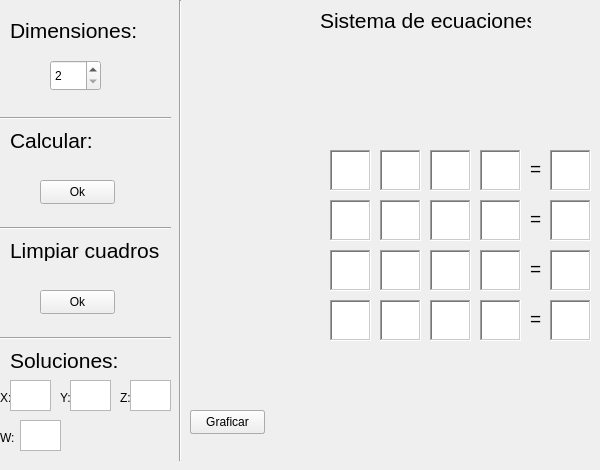
      <widget class="QWidget" name="tab_4">
       <attribute name="icon">
        <iconset>
         <selectedon>tab2.png</selectedon>
        </iconset>
       </attribute>
       <attribute name="title">
        <string>Sistema de ecuaciones</string>
       </attribute>
       <widget class="Line" name="line_17">
        <property name="geometry">
         <rect>
          <x>170</x>
          <y>0</y>
          <width>20</width>
          <height>461</height>
         </rect>
        </property>
        <property name="orientation">
         <enum>Qt::Vertical</enum>
        </property>
       </widget>
       <widget class="QLabel" name="label_37">
        <property name="geometry">
         <rect>
          <x>10</x>
          <y>20</y>
          <width>131</width>
          <height>21</height>
         </rect>
        </property>
        <property name="font">
         <font>
          <pointsize>16</pointsize>
         </font>
        </property>
        <property name="text">
         <string>Dimensiones:</string>
        </property>
       </widget>
       <widget class="QSpinBox" name="spinBox2">
        <property name="geometry">
         <rect>
          <x>50</x>
          <y>60</y>
          <width>51</width>
          <height>31</height>
         </rect>
        </property>
        <property name="suffix">
         <string/>
        </property>
        <property name="prefix">
         <string/>
        </property>
        <property name="minimum">
         <number>2</number>
        </property>
        <property name="maximum">
         <number>4</number>
        </property>
        <property name="singleStep">
         <number>1</number>
        </property>
        <property name="stepType">
         <enum>QAbstractSpinBox::DefaultStepType</enum>
        </property>
        <property name="value">
         <number>2</number>
        </property>
        <property name="displayIntegerBase">
         <number>10</number>
        </property>
       </widget>
       <widget class="Line" name="line_18">
        <property name="geometry">
         <rect>
          <x>0</x>
          <y>110</y>
          <width>171</width>
          <height>16</height>
         </rect>
        </property>
        <property name="orientation">
         <enum>Qt::Horizontal</enum>
        </property>
       </widget>
       <widget class="QLabel" name="label_38">
        <property name="geometry">
         <rect>
          <x>10</x>
          <y>130</y>
          <width>91</width>
          <height>21</height>
         </rect>
        </property>
        <property name="font">
         <font>
          <pointsize>16</pointsize>
         </font>
        </property>
        <property name="text">
         <string>Calcular:</string>
        </property>
       </widget>
       <widget class="QPushButton" name="calcular2">
        <property name="geometry">
         <rect>
          <x>40</x>
          <y>180</y>
          <width>75</width>
          <height>24</height>
         </rect>
        </property>
        <property name="text">
         <string>Ok</string>
        </property>
       </widget>
       <widget class="Line" name="line_19">
        <property name="geometry">
         <rect>
          <x>-10</x>
          <y>220</y>
          <width>181</width>
          <height>16</height>
         </rect>
        </property>
        <property name="orientation">
         <enum>Qt::Horizontal</enum>
        </property>
       </widget>
       <widget class="QLabel" name="label_39">
        <property name="geometry">
         <rect>
          <x>10</x>
          <y>240</y>
          <width>151</width>
          <height>21</height>
         </rect>
        </property>
        <property name="font">
         <font>
          <pointsize>16</pointsize>
         </font>
        </property>
        <property name="text">
         <string>Limpiar cuadros:</string>
        </property>
       </widget>
       <widget class="QPushButton" name="limpiar2">
        <property name="geometry">
         <rect>
          <x>40</x>
          <y>290</y>
          <width>75</width>
          <height>24</height>
         </rect>
        </property>
        <property name="text">
         <string>Ok</string>
        </property>
       </widget>
       <widget class="QLabel" name="label_40">
        <property name="geometry">
         <rect>
          <x>10</x>
          <y>350</y>
          <width>151</width>
          <height>21</height>
         </rect>
        </property>
        <property name="font">
         <font>
          <pointsize>16</pointsize>
         </font>
        </property>
        <property name="text">
         <string>Soluciones:</string>
        </property>
       </widget>
       <widget class="Line" name="line_20">
        <property name="geometry">
         <rect>
          <x>-10</x>
          <y>330</y>
          <width>181</width>
          <height>16</height>
         </rect>
        </property>
        <property name="orientation">
         <enum>Qt::Horizontal</enum>
        </property>
       </widget>
       <widget class="QLabel" name="labelx">
        <property name="geometry">
         <rect>
          <x>0</x>
          <y>390</y>
          <width>16</width>
          <height>16</height>
         </rect>
        </property>
        <property name="text">
         <string>X:</string>
        </property>
       </widget>
       <widget class="QTextEdit" name="x">
        <property name="geometry">
         <rect>
          <x>10</x>
          <y>380</y>
          <width>41</width>
          <height>31</height>
         </rect>
        </property>
       </widget>
       <widget class="QLabel" name="labely">
        <property name="geometry">
         <rect>
          <x>60</x>
          <y>390</y>
          <width>16</width>
          <height>16</height>
         </rect>
        </property>
        <property name="text">
         <string>Y:</string>
        </property>
       </widget>
       <widget class="QTextEdit" name="y">
        <property name="geometry">
         <rect>
          <x>70</x>
          <y>380</y>
          <width>41</width>
          <height>31</height>
         </rect>
        </property>
       </widget>
       <widget class="QLabel" name="labelz">
        <property name="geometry">
         <rect>
          <x>120</x>
          <y>390</y>
          <width>16</width>
          <height>16</height>
         </rect>
        </property>
        <property name="text">
         <string>Z:</string>
        </property>
       </widget>
       <widget class="QTextEdit" name="z">
        <property name="geometry">
         <rect>
          <x>130</x>
          <y>380</y>
          <width>41</width>
          <height>31</height>
         </rect>
        </property>
       </widget>
       <widget class="QLabel" name="labelw">
        <property name="geometry">
         <rect>
          <x>0</x>
          <y>430</y>
          <width>16</width>
          <height>16</height>
         </rect>
        </property>
        <property name="text">
         <string>W:</string>
        </property>
       </widget>
       <widget class="QTextEdit" name="w">
        <property name="geometry">
         <rect>
          <x>20</x>
          <y>420</y>
          <width>41</width>
          <height>31</height>
         </rect>
        </property>
       </widget>
       <widget class="QTextEdit" name="a11__2">
        <property name="geometry">
         <rect>
          <x>330</x>
          <y>150</y>
          <width>41</width>
          <height>41</height>
         </rect>
        </property>
        <property name="sizePolicy">
         <sizepolicy hsizetype="Expanding" vsizetype="Expanding">
          <horstretch>0</horstretch>
          <verstretch>0</verstretch>
         </sizepolicy>
        </property>
        <property name="font">
         <font>
          <pointsize>14</pointsize>
         </font>
        </property>
        <property name="frameShape">
         <enum>QFrame::WinPanel</enum>
        </property>
        <property name="frameShadow">
         <enum>QFrame::Sunken</enum>
        </property>
        <property name="readOnly">
         <bool>false</bool>
        </property>
       </widget>
       <widget class="QTextEdit" name="a21__2">
        <property name="geometry">
         <rect>
          <x>380</x>
          <y>150</y>
          <width>41</width>
          <height>41</height>
         </rect>
        </property>
        <property name="sizePolicy">
         <sizepolicy hsizetype="Expanding" vsizetype="Expanding">
          <horstretch>0</horstretch>
          <verstretch>0</verstretch>
         </sizepolicy>
        </property>
        <property name="font">
         <font>
          <pointsize>14</pointsize>
         </font>
        </property>
        <property name="frameShape">
         <enum>QFrame::WinPanel</enum>
        </property>
        <property name="frameShadow">
         <enum>QFrame::Sunken</enum>
        </property>
        <property name="readOnly">
         <bool>false</bool>
        </property>
       </widget>
       <widget class="QTextEdit" name="a12__2">
        <property name="geometry">
         <rect>
          <x>330</x>
          <y>200</y>
          <width>41</width>
          <height>41</height>
         </rect>
        </property>
        <property name="sizePolicy">
         <sizepolicy hsizetype="Expanding" vsizetype="Expanding">
          <horstretch>0</horstretch>
          <verstretch>0</verstretch>
         </sizepolicy>
        </property>
        <property name="font">
         <font>
          <pointsize>14</pointsize>
         </font>
        </property>
        <property name="frameShape">
         <enum>QFrame::WinPanel</enum>
        </property>
        <property name="frameShadow">
         <enum>QFrame::Sunken</enum>
        </property>
        <property name="readOnly">
         <bool>false</bool>
        </property>
       </widget>
       <widget class="QTextEdit" name="a22__2">
        <property name="geometry">
         <rect>
          <x>380</x>
          <y>200</y>
          <width>41</width>
          <height>41</height>
         </rect>
        </property>
        <property name="sizePolicy">
         <sizepolicy hsizetype="Expanding" vsizetype="Expanding">
          <horstretch>0</horstretch>
          <verstretch>0</verstretch>
         </sizepolicy>
        </property>
        <property name="font">
         <font>
          <pointsize>14</pointsize>
         </font>
        </property>
        <property name="frameShape">
         <enum>QFrame::WinPanel</enum>
        </property>
        <property name="frameShadow">
         <enum>QFrame::Sunken</enum>
        </property>
        <property name="readOnly">
         <bool>false</bool>
        </property>
       </widget>
       <widget class="QLabel" name="labelig2">
        <property name="geometry">
         <rect>
          <x>530</x>
          <y>210</y>
          <width>16</width>
          <height>16</height>
         </rect>
        </property>
        <property name="font">
         <font>
          <pointsize>14</pointsize>
         </font>
        </property>
        <property name="text">
         <string>=</string>
        </property>
       </widget>
       <widget class="QLabel" name="labelig1">
        <property name="geometry">
         <rect>
          <x>530</x>
          <y>160</y>
          <width>16</width>
          <height>16</height>
         </rect>
        </property>
        <property name="font">
         <font>
          <pointsize>14</pointsize>
         </font>
        </property>
        <property name="text">
         <string>=</string>
        </property>
       </widget>
       <widget class="QTextEdit" name="a31__2">
        <property name="geometry">
         <rect>
          <x>430</x>
          <y>150</y>
          <width>41</width>
          <height>41</height>
         </rect>
        </property>
        <property name="sizePolicy">
         <sizepolicy hsizetype="Expanding" vsizetype="Expanding">
          <horstretch>0</horstretch>
          <verstretch>0</verstretch>
         </sizepolicy>
        </property>
        <property name="font">
         <font>
          <pointsize>14</pointsize>
         </font>
        </property>
        <property name="frameShape">
         <enum>QFrame::WinPanel</enum>
        </property>
        <property name="frameShadow">
         <enum>QFrame::Sunken</enum>
        </property>
        <property name="readOnly">
         <bool>false</bool>
        </property>
       </widget>
       <widget class="QTextEdit" name="a32__2">
        <property name="geometry">
         <rect>
          <x>430</x>
          <y>200</y>
          <width>41</width>
          <height>41</height>
         </rect>
        </property>
        <property name="sizePolicy">
         <sizepolicy hsizetype="Expanding" vsizetype="Expanding">
          <horstretch>0</horstretch>
          <verstretch>0</verstretch>
         </sizepolicy>
        </property>
        <property name="font">
         <font>
          <pointsize>14</pointsize>
         </font>
        </property>
        <property name="frameShape">
         <enum>QFrame::WinPanel</enum>
        </property>
        <property name="frameShadow">
         <enum>QFrame::Sunken</enum>
        </property>
        <property name="readOnly">
         <bool>false</bool>
        </property>
       </widget>
       <widget class="QTextEdit" name="a41__2">
        <property name="geometry">
         <rect>
          <x>480</x>
          <y>150</y>
          <width>41</width>
          <height>41</height>
         </rect>
        </property>
        <property name="sizePolicy">
         <sizepolicy hsizetype="Expanding" vsizetype="Expanding">
          <horstretch>0</horstretch>
          <verstretch>0</verstretch>
         </sizepolicy>
        </property>
        <property name="font">
         <font>
          <pointsize>14</pointsize>
         </font>
        </property>
        <property name="frameShape">
         <enum>QFrame::WinPanel</enum>
        </property>
        <property name="frameShadow">
         <enum>QFrame::Sunken</enum>
        </property>
        <property name="readOnly">
         <bool>false</bool>
        </property>
       </widget>
       <widget class="QTextEdit" name="a42__2">
        <property name="geometry">
         <rect>
          <x>480</x>
          <y>200</y>
          <width>41</width>
          <height>41</height>
         </rect>
        </property>
        <property name="sizePolicy">
         <sizepolicy hsizetype="Expanding" vsizetype="Expanding">
          <horstretch>0</horstretch>
          <verstretch>0</verstretch>
         </sizepolicy>
        </property>
        <property name="font">
         <font>
          <pointsize>14</pointsize>
         </font>
        </property>
        <property name="frameShape">
         <enum>QFrame::WinPanel</enum>
        </property>
        <property name="frameShadow">
         <enum>QFrame::Sunken</enum>
        </property>
        <property name="readOnly">
         <bool>false</bool>
        </property>
       </widget>
       <widget class="QTextEdit" name="a23__2">
        <property name="geometry">
         <rect>
          <x>380</x>
          <y>250</y>
          <width>41</width>
          <height>41</height>
         </rect>
        </property>
        <property name="sizePolicy">
         <sizepolicy hsizetype="Expanding" vsizetype="Expanding">
          <horstretch>0</horstretch>
          <verstretch>0</verstretch>
         </sizepolicy>
        </property>
        <property name="font">
         <font>
          <pointsize>14</pointsize>
         </font>
        </property>
        <property name="frameShape">
         <enum>QFrame::WinPanel</enum>
        </property>
        <property name="frameShadow">
         <enum>QFrame::Sunken</enum>
        </property>
        <property name="readOnly">
         <bool>false</bool>
        </property>
       </widget>
       <widget class="QTextEdit" name="a33__2">
        <property name="geometry">
         <rect>
          <x>430</x>
          <y>250</y>
          <width>41</width>
          <height>41</height>
         </rect>
        </property>
        <property name="sizePolicy">
         <sizepolicy hsizetype="Expanding" vsizetype="Expanding">
          <horstretch>0</horstretch>
          <verstretch>0</verstretch>
         </sizepolicy>
        </property>
        <property name="font">
         <font>
          <pointsize>14</pointsize>
         </font>
        </property>
        <property name="frameShape">
         <enum>QFrame::WinPanel</enum>
        </property>
        <property name="frameShadow">
         <enum>QFrame::Sunken</enum>
        </property>
        <property name="readOnly">
         <bool>false</bool>
        </property>
       </widget>
       <widget class="QTextEdit" name="a43__2">
        <property name="geometry">
         <rect>
          <x>480</x>
          <y>250</y>
          <width>41</width>
          <height>41</height>
         </rect>
        </property>
        <property name="sizePolicy">
         <sizepolicy hsizetype="Expanding" vsizetype="Expanding">
          <horstretch>0</horstretch>
          <verstretch>0</verstretch>
         </sizepolicy>
        </property>
        <property name="font">
         <font>
          <pointsize>14</pointsize>
         </font>
        </property>
        <property name="frameShape">
         <enum>QFrame::WinPanel</enum>
        </property>
        <property name="frameShadow">
         <enum>QFrame::Sunken</enum>
        </property>
        <property name="readOnly">
         <bool>false</bool>
        </property>
       </widget>
       <widget class="QTextEdit" name="a13__2">
        <property name="geometry">
         <rect>
          <x>330</x>
          <y>250</y>
          <width>41</width>
          <height>41</height>
         </rect>
        </property>
        <property name="sizePolicy">
         <sizepolicy hsizetype="Expanding" vsizetype="Expanding">
          <horstretch>0</horstretch>
          <verstretch>0</verstretch>
         </sizepolicy>
        </property>
        <property name="font">
         <font>
          <pointsize>14</pointsize>
         </font>
        </property>
        <property name="frameShape">
         <enum>QFrame::WinPanel</enum>
        </property>
        <property name="frameShadow">
         <enum>QFrame::Sunken</enum>
        </property>
        <property name="readOnly">
         <bool>false</bool>
        </property>
       </widget>
       <widget class="QTextEdit" name="a44__2">
        <property name="geometry">
         <rect>
          <x>480</x>
          <y>300</y>
          <width>41</width>
          <height>41</height>
         </rect>
        </property>
        <property name="sizePolicy">
         <sizepolicy hsizetype="Expanding" vsizetype="Expanding">
          <horstretch>0</horstretch>
          <verstretch>0</verstretch>
         </sizepolicy>
        </property>
        <property name="font">
         <font>
          <pointsize>14</pointsize>
         </font>
        </property>
        <property name="frameShape">
         <enum>QFrame::WinPanel</enum>
        </property>
        <property name="frameShadow">
         <enum>QFrame::Sunken</enum>
        </property>
        <property name="readOnly">
         <bool>false</bool>
        </property>
       </widget>
       <widget class="QTextEdit" name="a14__2">
        <property name="geometry">
         <rect>
          <x>330</x>
          <y>300</y>
          <width>41</width>
          <height>41</height>
         </rect>
        </property>
        <property name="sizePolicy">
         <sizepolicy hsizetype="Expanding" vsizetype="Expanding">
          <horstretch>0</horstretch>
          <verstretch>0</verstretch>
         </sizepolicy>
        </property>
        <property name="font">
         <font>
          <pointsize>14</pointsize>
         </font>
        </property>
        <property name="frameShape">
         <enum>QFrame::WinPanel</enum>
        </property>
        <property name="frameShadow">
         <enum>QFrame::Sunken</enum>
        </property>
        <property name="readOnly">
         <bool>false</bool>
        </property>
       </widget>
       <widget class="QTextEdit" name="a24__2">
        <property name="geometry">
         <rect>
          <x>380</x>
          <y>300</y>
          <width>41</width>
          <height>41</height>
         </rect>
        </property>
        <property name="sizePolicy">
         <sizepolicy hsizetype="Expanding" vsizetype="Expanding">
          <horstretch>0</horstretch>
          <verstretch>0</verstretch>
         </sizepolicy>
        </property>
        <property name="font">
         <font>
          <pointsize>14</pointsize>
         </font>
        </property>
        <property name="frameShape">
         <enum>QFrame::WinPanel</enum>
        </property>
        <property name="frameShadow">
         <enum>QFrame::Sunken</enum>
        </property>
        <property name="readOnly">
         <bool>false</bool>
        </property>
       </widget>
       <widget class="QTextEdit" name="a34__2">
        <property name="geometry">
         <rect>
          <x>430</x>
          <y>300</y>
          <width>41</width>
          <height>41</height>
         </rect>
        </property>
        <property name="sizePolicy">
         <sizepolicy hsizetype="Expanding" vsizetype="Expanding">
          <horstretch>0</horstretch>
          <verstretch>0</verstretch>
         </sizepolicy>
        </property>
        <property name="font">
         <font>
          <pointsize>14</pointsize>
         </font>
        </property>
        <property name="frameShape">
         <enum>QFrame::WinPanel</enum>
        </property>
        <property name="frameShadow">
         <enum>QFrame::Sunken</enum>
        </property>
        <property name="readOnly">
         <bool>false</bool>
        </property>
       </widget>
       <widget class="QLabel" name="labelig3">
        <property name="geometry">
         <rect>
          <x>530</x>
          <y>260</y>
          <width>16</width>
          <height>16</height>
         </rect>
        </property>
        <property name="font">
         <font>
          <pointsize>14</pointsize>
         </font>
        </property>
        <property name="text">
         <string>=</string>
        </property>
       </widget>
       <widget class="QLabel" name="labelig4">
        <property name="geometry">
         <rect>
          <x>530</x>
          <y>310</y>
          <width>16</width>
          <height>16</height>
         </rect>
        </property>
        <property name="font">
         <font>
          <pointsize>14</pointsize>
         </font>
        </property>
        <property name="text">
         <string>=</string>
        </property>
       </widget>
       <widget class="QTextEdit" name="equal1">
        <property name="geometry">
         <rect>
          <x>550</x>
          <y>150</y>
          <width>41</width>
          <height>41</height>
         </rect>
        </property>
        <property name="sizePolicy">
         <sizepolicy hsizetype="Expanding" vsizetype="Expanding">
          <horstretch>0</horstretch>
          <verstretch>0</verstretch>
         </sizepolicy>
        </property>
        <property name="font">
         <font>
          <pointsize>14</pointsize>
         </font>
        </property>
        <property name="frameShape">
         <enum>QFrame::WinPanel</enum>
        </property>
        <property name="frameShadow">
         <enum>QFrame::Sunken</enum>
        </property>
        <property name="readOnly">
         <bool>false</bool>
        </property>
       </widget>
       <widget class="QTextEdit" name="equal2">
        <property name="geometry">
         <rect>
          <x>550</x>
          <y>200</y>
          <width>41</width>
          <height>41</height>
         </rect>
        </property>
        <property name="sizePolicy">
         <sizepolicy hsizetype="Expanding" vsizetype="Expanding">
          <horstretch>0</horstretch>
          <verstretch>0</verstretch>
         </sizepolicy>
        </property>
        <property name="font">
         <font>
          <pointsize>14</pointsize>
         </font>
        </property>
        <property name="frameShape">
         <enum>QFrame::WinPanel</enum>
        </property>
        <property name="frameShadow">
         <enum>QFrame::Sunken</enum>
        </property>
        <property name="readOnly">
         <bool>false</bool>
        </property>
       </widget>
       <widget class="QTextEdit" name="equal3">
        <property name="geometry">
         <rect>
          <x>550</x>
          <y>250</y>
          <width>41</width>
          <height>41</height>
         </rect>
        </property>
        <property name="sizePolicy">
         <sizepolicy hsizetype="Expanding" vsizetype="Expanding">
          <horstretch>0</horstretch>
          <verstretch>0</verstretch>
         </sizepolicy>
        </property>
        <property name="font">
         <font>
          <pointsize>14</pointsize>
         </font>
        </property>
        <property name="frameShape">
         <enum>QFrame::WinPanel</enum>
        </property>
        <property name="frameShadow">
         <enum>QFrame::Sunken</enum>
        </property>
        <property name="readOnly">
         <bool>false</bool>
        </property>
       </widget>
       <widget class="QTextEdit" name="equal4">
        <property name="geometry">
         <rect>
          <x>550</x>
          <y>300</y>
          <width>41</width>
          <height>41</height>
         </rect>
        </property>
        <property name="sizePolicy">
         <sizepolicy hsizetype="Expanding" vsizetype="Expanding">
          <horstretch>0</horstretch>
          <verstretch>0</verstretch>
         </sizepolicy>
        </property>
        <property name="font">
         <font>
          <pointsize>14</pointsize>
         </font>
        </property>
        <property name="frameShape">
         <enum>QFrame::WinPanel</enum>
        </property>
        <property name="frameShadow">
         <enum>QFrame::Sunken</enum>
        </property>
        <property name="readOnly">
         <bool>false</bool>
        </property>
       </widget>
       <widget class="QLabel" name="label_41">
        <property name="geometry">
         <rect>
          <x>320</x>
          <y>10</y>
          <width>211</width>
          <height>21</height>
         </rect>
        </property>
        <property name="font">
         <font>
          <pointsize>16</pointsize>
         </font>
        </property>
        <property name="text">
         <string>Sistema de ecuaciones</string>
        </property>
       </widget>
       <widget class="QPushButton" name="graficar">
        <property name="geometry">
         <rect>
          <x>190</x>
          <y>410</y>
          <width>75</width>
          <height>24</height>
         </rect>
        </property>
        <property name="text">
         <string>Graficar</string>
        </property>
       </widget>
       <widget class="QPushButton" name="graficar2">
        <property name="geometry">
         <rect>
          <x>190</x>
          <y>410</y>
          <width>75</width>
          <height>24</height>
         </rect>
        </property>
        <property name="text">
         <string>Graficar</string>
        </property>
       </widget>
      </widget>
